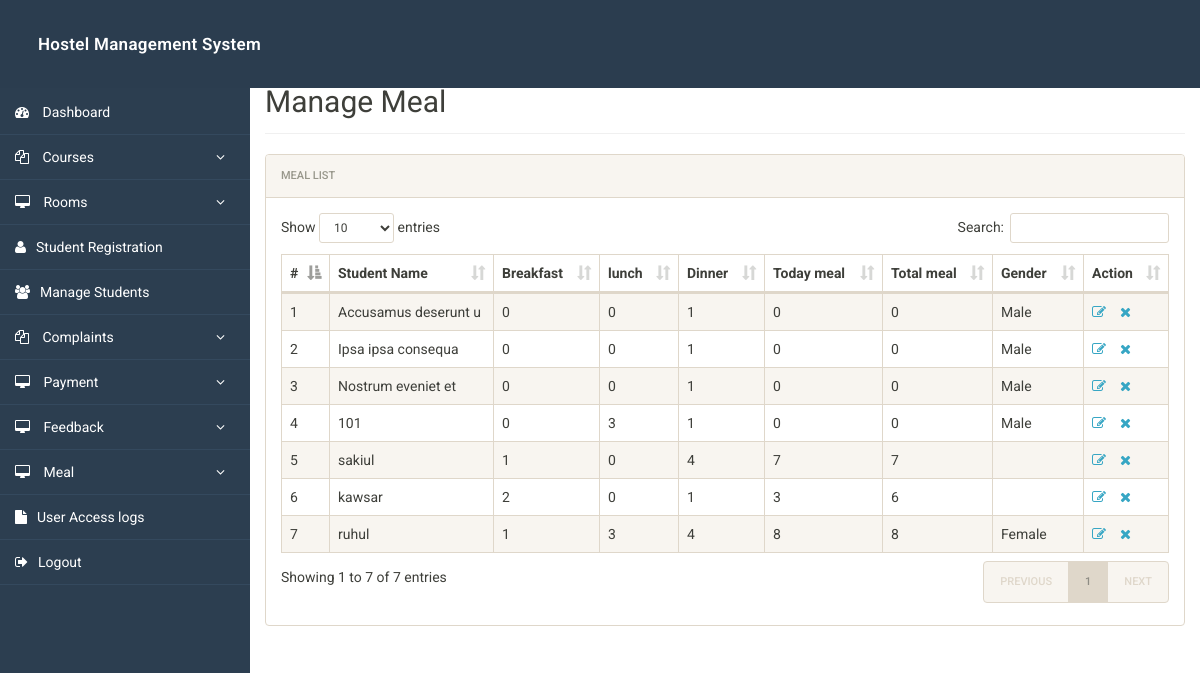
The page /admin/manage-mill.php (signed in) on the database its author committed.
### tables this page shows
CREATE TABLE `mill` (
  `id` int(11) NOT NULL,
  `name` varchar(20) NOT NULL,
  `brackfast` int(100) NOT NULL,
  `lunch` int(50) NOT NULL,
  `dinner` int(15) NOT NULL,
  `tmeal` int(11) NOT NULL,
  `tomeal` int(11) NOT NULL,
  `gender` enum('Male','Female','Other') NOT NULL
);

### admin/manage-mill.php (the view, shortened to what this page needs)
<?php
include('includes/config.php');
?>
<!doctype html>
<html lang="en" class="no-js">
<head>
	<link rel="stylesheet" href="css/bootstrap.min.css">
	<link rel="stylesheet" href="css/font-awesome.min.css">
	<link rel="stylesheet" href="css/dataTables.bootstrap.min.css">
	<link rel="stylesheet" href="css/bootstrap-social.css">
	<link rel="stylesheet" href="css/bootstrap-select.css">
	<link rel="stylesheet" href="css/fileinput.min.css">
	<link rel="stylesheet" href="css/awesome-bootstrap-checkbox.css">
	<link rel="stylesheet" href="css/style.css">
</head>
<body>
	<?php include('includes/header.php'); ?>
	<div class="ts-main-content">
		<?php include('includes/sidebar.php'); ?>
		<div class="content-wrapper">
			<div class="container-fluid">
				<h2 class="page-title">Manage Meal</h2>
				<div class="panel panel-default">
					<div class="panel-heading">Meal List</div>
					<div class="panel-body">
						<table id="zctb" class="display table table-striped table-bordered table-hover">
							<thead>
								<tr>
									<th>#</th>
									<th>Student Name</th>
									<th>Breakfast</th>
									<th>lunch</th>
									<th>Dinner</th>
									<th>Today meal</th>
									<th>Total meal</th>
									<th>Gender</th>
									<th>Action</th>
								</tr>
							</thead>
							<tbody>
								<?php
								$ret = "SELECT id, name, brackfast, lunch, dinner, tmeal,tomeal, gender FROM mill";
								$stmt = $mysqli->prepare($ret);
								$stmt->execute();
								$res = $stmt->get_result();
								$cnt = 1;
								if ($res->num_rows > 0) {
									while ($row = $res->fetch_object()) {
								?>
										<tr>
											<td><?php echo $cnt; ?></td>
											<td><?php echo htmlentities($row->name); ?></td>
											<td><?php echo htmlentities($row->brackfast); ?></td>
											<td><?php echo htmlentities($row->lunch); ?></td>
											<td><?php echo htmlentities($row->dinner); ?></td>
											<td><?php echo htmlentities($row->tmeal); ?></td>
											<td><?php echo htmlentities($row->tomeal); ?></td>
											<td><?php echo htmlentities($row->gender); ?></td>
											<td>
												<a href="edit-mill.php?id=<?php echo $row->id; ?>">
													<i class="fa fa-edit"></i>
												</a>
												<a href="manage-mill.php?del=<?php echo $row->id; ?>"
													onclick="return confirm('Do you want to delete this record?');">
													<i class="fa fa-close"></i>
												</a>
											</td>
										</tr>
									<?php
										$cnt++;
									}
								} ?>
							</tbody>
						</table>
					</div>
				</div>
			</div>
		</div>
	</div>
</body>
</html>

### admin/css/style.css (style rules this page uses)
html { font-size: 14px; }
@media only screen and (min-width: 480px) { html { font-size: 17px; } }
@media only screen and (min-width: 768px) { html { font-size: 14px; } }
body { font-size: 1em; }
a { color: #37a6c4; }
.panel { overflow: hidden; }
.page-title { padding-bottom: 15px; margin-bottom: 20px; border-bottom: 1px solid #f0f0f0; }
.ts-main-content .content-wrapper { padding-top: 15px; margin-top: 50px !important; }
@media only screen and (min-width: 992px) { .ts-main-content .content-wrapper { margin-left: 250px; } }

### rows shown on the page
mill: name "Accusamus deserunt u", brackfast "0", lunch "0", dinner "1", tmeal "0", tomeal "0", gender "Male"
mill: name "Ipsa ipsa consequa", brackfast "0", lunch "0", dinner "1", tmeal "0", tomeal "0", gender "Male"
mill: name "Nostrum eveniet et", brackfast "0", lunch "0", dinner "1", tmeal "0", tomeal "0", gender "Male"
mill: name "101", brackfast "0", lunch "3", dinner "1", tmeal "0", tomeal "0", gender "Male"
mill: name "sakiul", brackfast "1", lunch "0", dinner "4", tmeal "7", tomeal "7"
mill: name "kawsar", brackfast "2", lunch "0", dinner "1", tmeal "3", tomeal "6"
mill: name "ruhul", brackfast "1", lunch "3", dinner "4", tmeal "8", tomeal "8", gender "Female"
